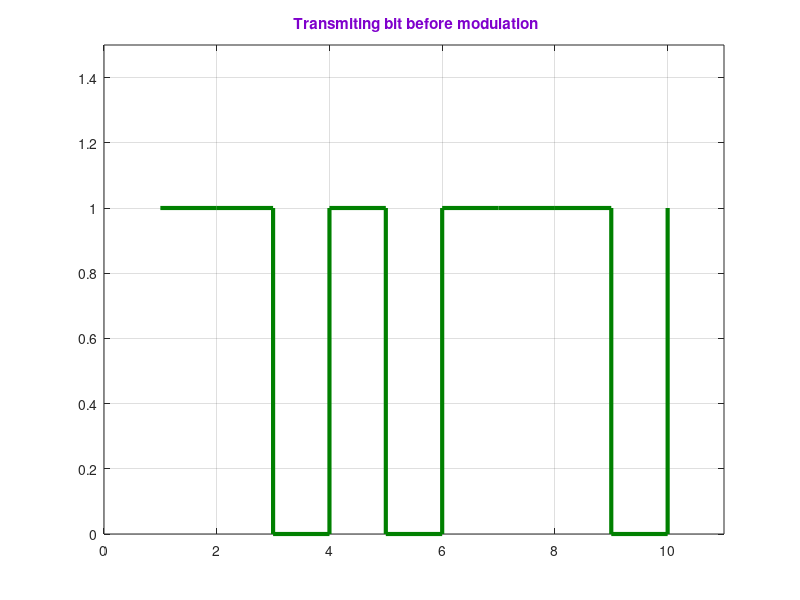
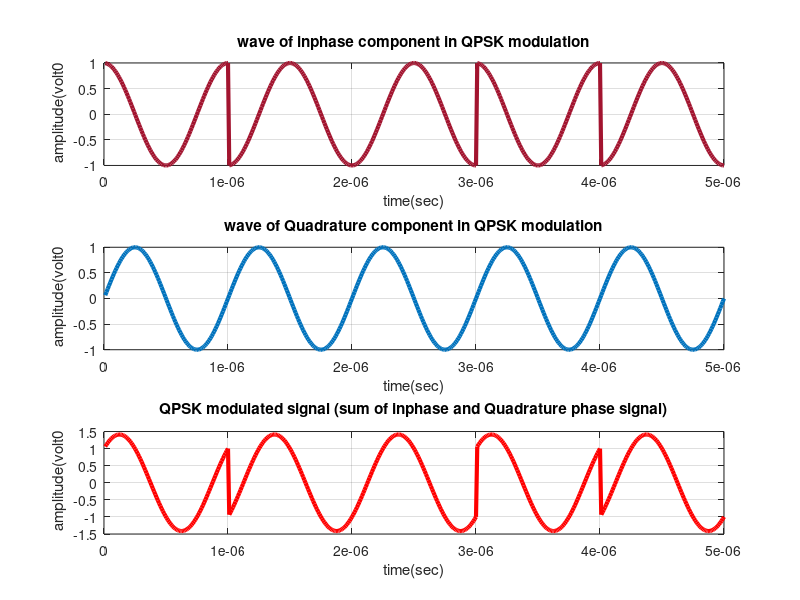
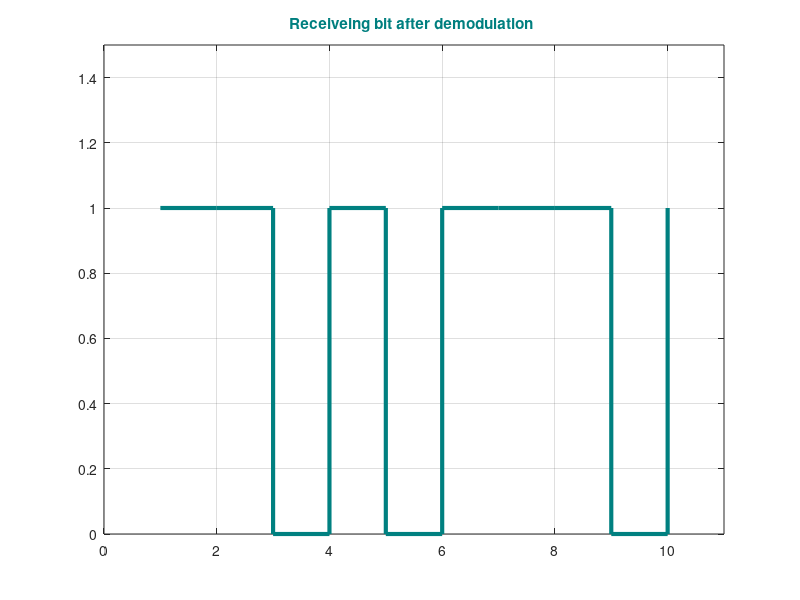

These charts were generated, in order, by the following MATLAB code:
clc;
clear all;
close all;
data=[1  1 0 1 0 1 1 1 0 1]; % information

figure(1)
stairs(data,'Color',[0, 0.5, 0],'LineWidth', 3);
grid on;
title(' Transmiting bit before modulation','Color',[0.5 0 0.8]);

axis([ 0 11 0 1.5]);
data_NRZ=2*data-1; % Data Represented at NZR form for QPSK modulation
s_p_data=reshape(data_NRZ,2,length(data)/2);  % S/P convertion of data
br=10.^6; %Let us transmission bit rate  1000000
f=br; % minimum carrier frequency
T=1/br; % bit duration
t=T/99:T/99:T; % Time vector for one bit information
%  QPSK modulatio  
y=[];
y_in=[];
y_qd=[];
for(i=1:length(data)/2)
    y1=s_p_data(1,i)*cos(2*pi*f*t); % inphase component
    y2=s_p_data(2,i)*sin(2*pi*f*t) ;% Quadrature component
    y_in=[y_in y1]; % inphase signal vector
    y_qd=[y_qd y2]; %quadrature signal vector
    y=[y y1+y2]; % modulated signal vector
end
Tx_sig=y; % transmitting signal after modulation
tt=T/99:T/99:(T*length(data))/2;
figure(2)
subplot(3,1,1);
plot(tt,y_in,'Color',[0.6350, 0.0780, 0.1840],'linewidth',3), grid on;
title(' wave of inphase component in QPSK modulation ');
xlabel('time(sec)');
ylabel(' amplitude(volt0');
subplot(3,1,2);
plot(tt,y_qd,'Color',[0, 0.4470, 0.7410],'linewidth',3), grid on;
title(' wave of Quadrature component in QPSK modulation ');
xlabel('time(sec)');
ylabel(' amplitude(volt0');
subplot(3,1,3);
plot(tt,Tx_sig,'r','linewidth',3), grid on;
title('QPSK modulated signal (sum of inphase and Quadrature phase signal)');
xlabel('time(sec)');
ylabel(' amplitude(volt0');
% QPSK demodulation
Rx_data=[];
Rx_sig=Tx_sig; % Received signal
for(i=1:1:length(data)/2)
    %% inphase coherent dector 
    Z_in=Rx_sig((i-1)*length(t)+1:i*length(t)).*cos(2*pi*f*t);
    
    Z_in_intg=(trapz(t,Z_in))*(2/T);% integration using trapizodial rull
    if(Z_in_intg>0) % Decession Maker
        Rx_in_data=1;
    else
        Rx_in_data=0; 
    end
    
    %% Quadrature coherent dector 
    Z_qd=Rx_sig((i-1)*length(t)+1:i*length(t)).*sin(2*pi*f*t);
    %above line indicat multiplication ofreceived & Quadphase carred signal
    
    Z_qd_intg=(trapz(t,Z_qd))*(2/T);%integration using trapizodial rull
    if (Z_qd_intg>0)% Decession Maker
        Rx_qd_data=1;
    else
        Rx_qd_data=0; 
    end
    
    
    Rx_data=[Rx_data  Rx_in_data  Rx_qd_data]; % Received Data vector
end
figure(3)
stairs(Rx_data,'Color',[0 .5 .5],'linewidth',3)
%stem(Rx_data,'linewidth',3) 
title('Receiveing bit after demodulation ','Color',[0 .5 .5]);
axis([ 0 11 0 1.5]), grid on;